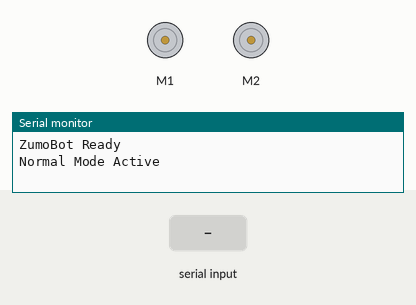
A sketch run on a simulated Arduino Uno, built with avr-gcc and run on an emulated ATmega328P. Parts: 2 × DC motor (green arrow = forward, orange = backward, longer = faster), the last lines printed to the serial monitor. Inputs (shaded band) come from the test bench.

Above: at 1.2 s.
1.3 s: "F" received over the second serial link
At 1.5 s:
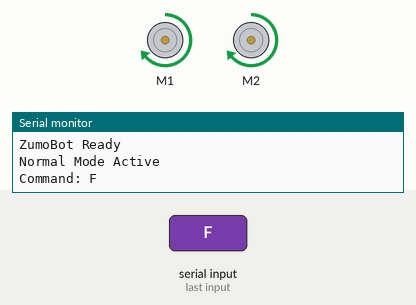
3.2 s: "B" received over the second serial link
At 3.4 s:
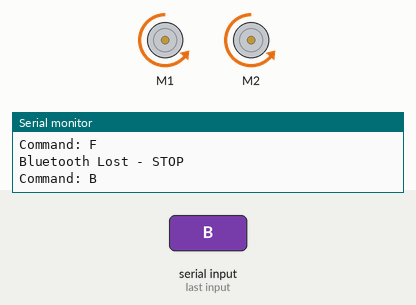
5.1 s: "L" received over the second serial link
At 5.3 s:
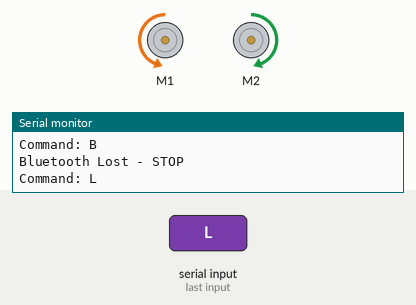
7.0 s: "R" received over the second serial link
At 7.2 s:
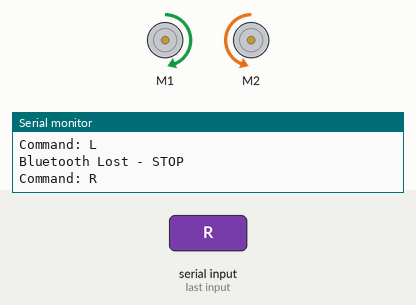
Timing chart, 0 to 9.9 s (numbered marks = the images above; inputs shaded):
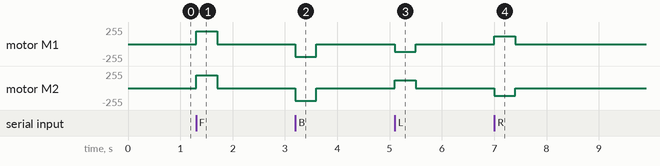

Measured:
- after the input at 1.3 s, motor M1, motor M2: stopped → forward 191/255 at once, → stopped 0.40 s later
- after the input at 3.2 s, motor M1, motor M2: stopped → backward 191/255 at once, → stopped 0.40 s later
- after the input at 5.1 s, motor M1: stopped → backward 114/255 at once, → stopped 0.40 s later; motor M2: stopped → forward 114/255 at once, → stopped 0.40 s later
- after the input at 7.0 s, motor M1: stopped → forward 114/255 at once, → stopped 0.40 s later; motor M2: stopped → backward 114/255 at once, → stopped 0.40 s later

The sketch:

BT_Char_Read.ino
```cpp
#include <Wire.h>
#include <ZumoShield.h>
#include <SoftwareSerial.h>

// Existing working Bluetooth pins
SoftwareSerial bluetooth(2, 4);

ZumoMotors motors;

// Motor settings
const int NORMAL_SPEED = 300;
const int NORMAL_TURN_SPEED = 180;

const int FAST_SPEED = 400;
const int FAST_TURN_SPEED = 300;

// Bluetooth failsafe
const unsigned long COMMAND_TIMEOUT = 400;

unsigned long lastCommandTime = 0;

char currentCommand = 'S';
bool fastMode = false;

// Apply motor movement
void driveRobot()
{
    int speed;
    int turnSpeed;

    if (fastMode)
    {
        speed = FAST_SPEED;
        turnSpeed = FAST_SPEED;
    }
    else
    {
        speed = NORMAL_SPEED;
        turnSpeed = NORMAL_TURN_SPEED;
    }

    switch (currentCommand)
    {
        case 'F':
            motors.setSpeeds(speed, speed);
            break;

        case 'B':
            motors.setSpeeds(-speed, -speed);
            break;

        case 'L':
            motors.setSpeeds(-turnSpeed, turnSpeed);
            break;

        case 'R':
            motors.setSpeeds(turnSpeed, -turnSpeed);
            break;

        case 'S':
        default:
            motors.setSpeeds(0, 0);
            break;
    }
}

void setup()
{
    Serial.begin(9600);
    bluetooth.begin(9600);

    // Start safely
    currentCommand = 'S';
    fastMode = false;

    motors.setSpeeds(0, 0);

    lastCommandTime = millis();

    Serial.println("ZumoBot Ready");
    Serial.println("Normal Mode Active");
}

void loop()
{
    while (bluetooth.available() > 0)
    {
        char received = bluetooth.read();

        // Fast mode ON
        if (received == 'T')
        {
            fastMode = true;
            lastCommandTime = millis();

            Serial.println("FAST MODE ON");
            driveRobot();
        }

        // Fast mode OFF
        else if (received == 'N')
        {
            fastMode = false;
            lastCommandTime = millis();

            Serial.println("NORMAL MODE ON");
            driveRobot();
        }

        // Joystick movement
        else if (received == 'F' ||
                 received == 'B' ||
                 received == 'L' ||
                 received == 'R' ||
                 received == 'S')
        {
            lastCommandTime = millis();

            if (received != currentCommand)
            {
                currentCommand = received;

                Serial.print("Command: ");
                Serial.println(currentCommand);

                driveRobot();
            }
        }
    }

    // Stop if Bluetooth messages disappear
    if (millis() - lastCommandTime >
        COMMAND_TIMEOUT)
    {
        if (currentCommand != 'S')
        {
            currentCommand = 'S';
            driveRobot();

            Serial.println("Bluetooth Lost - STOP");
        }
    }
}
```
